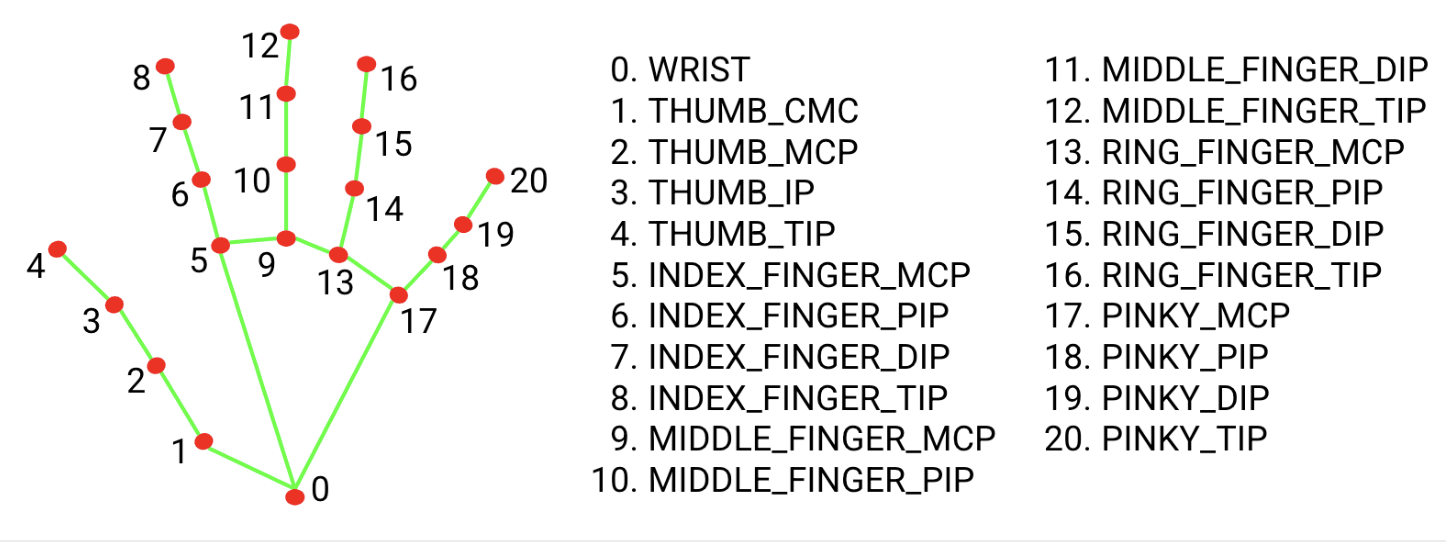
#> input picture handtrack/def.png, 1446 x 544 px
$ python -i machine.py   (imports and definitions only)
#> lines starting #> are read from the running program, lines starting #| are printed output that depends on the picture; after the words box and inside, x2 and y2 are one past the last pixel; in counts of white or black regions, pixels touching at a corner belong together
#> further down, picture is the input picture: shape (544, 1446, 3); mean B, G, R 236, 237.3, 237.5
import cv2
import numpy as np

red_min = np.array([0, 160, 100], dtype="uint8")
red_max = np.array([255, 255, 255], dtype="uint8")

green_min = np.array([0, 0, 100], dtype="uint8")
green_max = np.array([255, 108, 200], dtype="uint8")

area_min = 100
width_min = 6

switch = [0, 0, 0, 0]
carriage_lower_left = [0, 0, 0, 0]
carriage_upper_left = [0, 0, 0, 0]
carriage_upper_right = [0, 0, 0, 0]
carriage_lower_right = [0, 0, 0, 0]

range_y = 0
left_vector = [0, 0]
right_vector = [0, 0]
around_switch = [[0, 0]]

carriage_x = 0
carriage_z = 0
running = False
carriage_x_offset = 7

# [27 lines left out: function init, not called in this run]


def find(lab_image):
    red_img = cv2.inRange(lab_image, red_min, red_max)
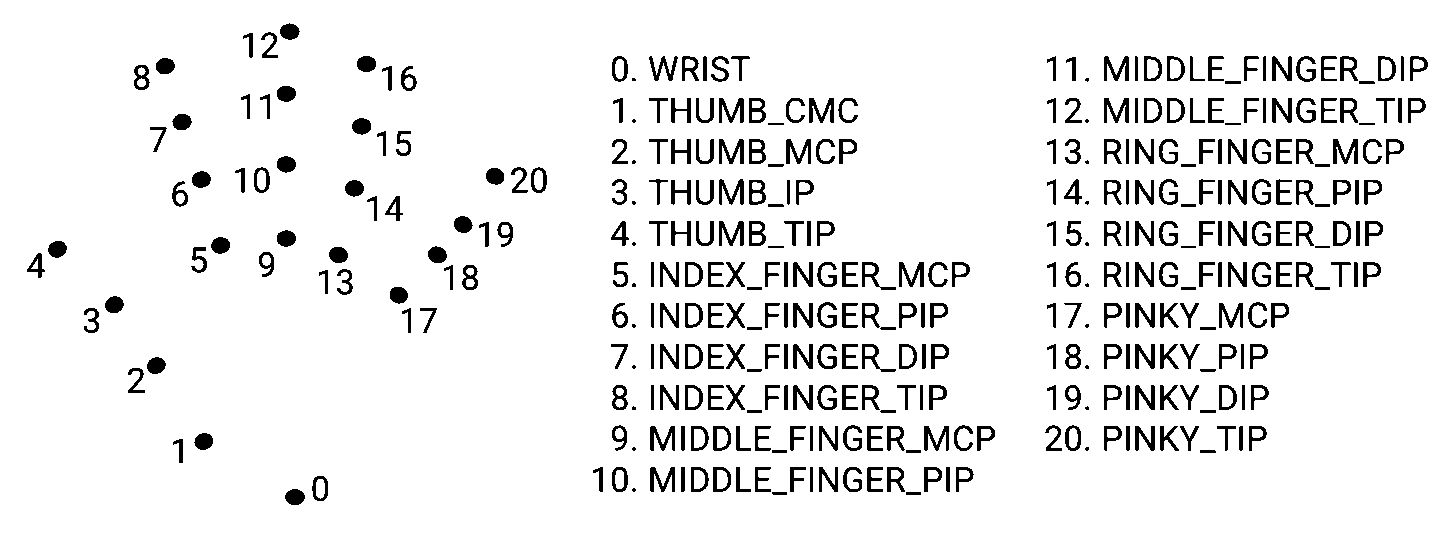
#> red_img: shape (544, 1446); 92.4% white; 372 black regions (21 under 20 px)
    # cv2.imwrite("red.png", red_img)
    # cv2.imwrite("green.png", cv2.inRange(lab_image, green_min, green_max))
    contours_to_select, _ = cv2.findContours(red_img, cv2.RETR_LIST, cv2.CHAIN_APPROX_SIMPLE)
#> contours_to_select = 469 contours, 20 with area under 20; largest, box (x1, y1, x2, y2) and area: (0, 0, 1446, 544) 784635, (1332, 220, 1352, 247) 440, (712, 466, 732, 493) 439, (712, 425, 732, 452) 438, (1143, 55, 1163, 82) 436

    contours = []
    for contour in contours_to_select:
        rotated_rect = cv2.minAreaRect(contour)
        w = int(rotated_rect[1][0])
        h = int(rotated_rect[1][1])
        area = w * h

        # print(rotated_rect, lab_image[int(rotated_rect[0][1])][int(rotated_rect[0][0])], area)
        if area < area_min or w < width_min or h < width_min:
            continue
        x = int(rotated_rect[0][0])
        y = int(rotated_rect[0][1])
        contours.append([x, y, w, h])
#> this loop made 469 passes
#> (rotated_rect, w, h, area, x, y) on passes 3, 5, 6: (((294.5, 496.5), (18.38, 18.38), -45), 18, 18, 324, 294, 496), (((320, 488.5), (19, 8), -90), 19, 8, 152, 320, 488), (((319.5, 488), (26, 17), -90), 26, 17, 442, 319, 488)
#> after the loop, contours = 301 items, first 6: [294, 496, 18, 18], [320, 488, 19, 8], [319, 488, 26, 17], [722, 479, 18, 10], [699, 479, 18, 10], [619, 479, 18, 8]

    return sorted(contours, key=lambda k: k[0])


# [41 lines left out: functions convert, detect, not called in this run]

>>> import cv2
>>> picture = cv2.imread('def.png')
>>> result = find(picture)
#> result = 301 items, first 6: [38, 265, 23, 17], [57, 248, 19, 17], [91, 320, 26, 16], [114, 304, 19, 17], [136, 380, 26, 18], [141, 77, 26, 17]
